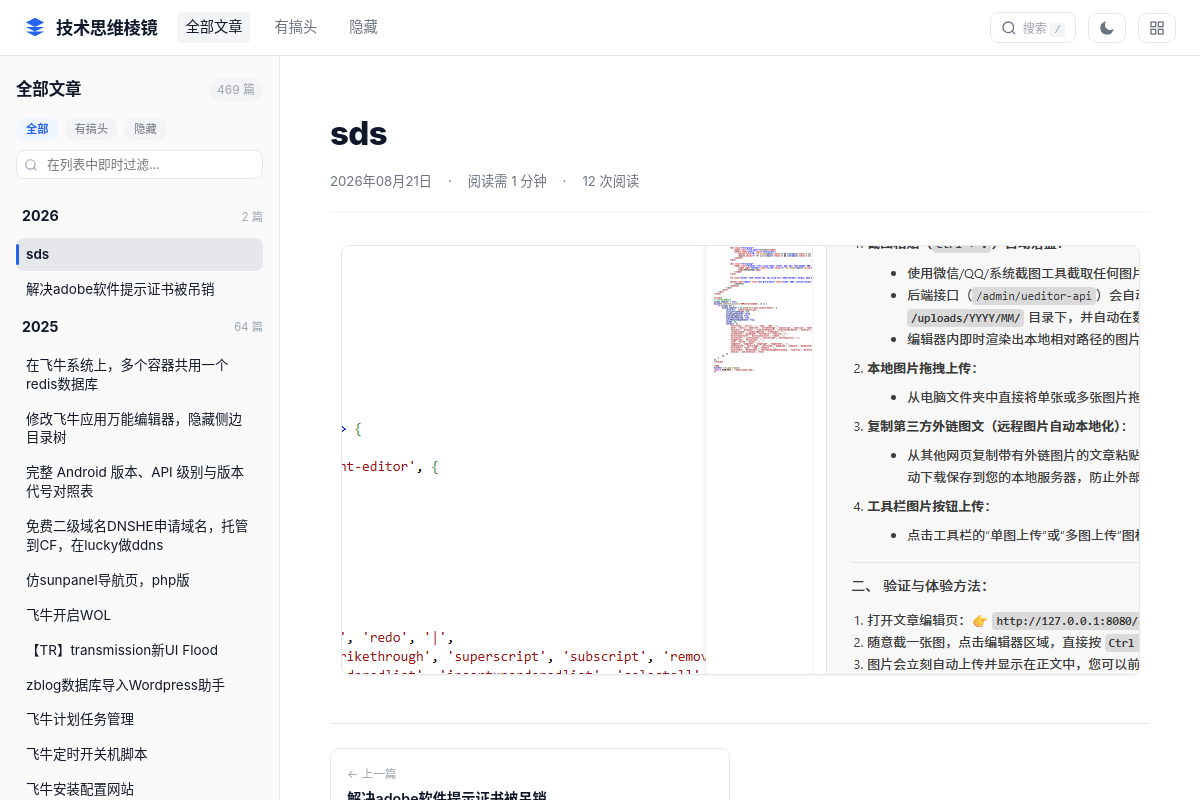
The page / on the database its author committed.
### tables this page shows
CREATE TABLE "zbp_category"(
  cate_ID INT,
  cate_Name TEXT,
  cate_Order INT,
  cate_Count INT,
  cate_Alias TEXT
);

CREATE TABLE "zbp_post"(
  log_ID INT,
  log_CateID INT,
  log_AuthorID INT,
  log_Tag TEXT,
  log_Status INT,
  log_Type INT,
  log_Alias TEXT,
  log_IsTop INT,
  log_Title TEXT,
  log_Intro TEXT,
  log_Content TEXT,
  log_PostTime INT,
  log_ViewNums INT,
  log_Meta TEXT,
  log_CreateTime INT,
  log_UpdateTime INT
, `log_CommNums` INTEGER NOT NULL DEFAULT 0);

### views/index.php (the view, shortened to what the rows shown need)
<?php require VIEW_PATH . '/layouts/header.php'; ?>
<main class="main-wrapper">
    <aside id="article-sidebar" class="article-sidebar">
        <div class="sidebar-header">
            <h2 class="sidebar-title">
                <?php if ($activeCategory): ?>
                    分类：<?= htmlspecialchars($activeCategory['cate_Name']) ?>
                <?php elseif ($activeTag): ?>
                    标签：#<?= htmlspecialchars($activeTag['tag_Name']) ?>
                <?php else: ?>
                    全部文章
                <?php endif; ?>
            </h2>
        </div>
        <div style="display: flex; gap: 6px; flex-wrap: wrap; margin-bottom: -6px;">
            <a href="/" class="tag-badge <?= empty($_GET['cate']) && empty($_GET['tag']) ? 'category-badge' : '' ?>" style="font-size: 0.75rem;">全部</a>
            <?php foreach ($categories as $cat): ?>
                <a href="/?cate=<?= $cat['cate_ID'] ?>" class="tag-badge <?= (isset($_GET['cate']) && (int)$_GET['cate'] === (int)$cat['cate_ID']) ? 'category-badge' : '' ?>" style="font-size: 0.75rem;">
                    <?= htmlspecialchars($cat['cate_Name']) ?>
                </a>
            <?php endforeach; ?>
        </div>
        <div class="sidebar-scroll-area">
            <?php if (empty($tree)): ?>
                <div style="padding: 20px 0; text-align: center; color: var(--text-light); font-size: 0.85rem;">
                    暂无文章
                </div>
            <?php else: ?>
                <?php foreach ($tree as $year => $posts): ?>
                    <div class="year-group">
                        <div class="year-title">
                            <span><?= $year ?></span>
                            <span class="year-count"><?= count($posts) ?> 篇</span>
                        </div>
                        <ul class="post-tree-list">
                            <?php foreach ($posts as $p): ?>
                                <?php $isActive = ($currentPost && (int)$currentPost['id'] === (int)$p['id']); ?>
                                <li class="post-tree-item <?= $isActive ? 'active' : '' ?>">
                                    <a href="/?id=<?= $p['id'] ?><?= !empty($_GET['cate']) ? '&cate='.(int)$_GET['cate'] : '' ?><?= !empty($_GET['tag']) ? '&tag='.(int)$_GET['tag'] : '' ?>"
                                       class="post-nav-link"
                                       data-id="<?= $p['id'] ?>"
                                       title="<?= htmlspecialchars($p['title']) ?>">
                                        <?= htmlspecialchars($p['title']) ?>
                                    </a>
                                </li>
                            <?php endforeach; ?>
                        </ul>
                    </div>
                <?php endforeach; ?>
            <?php endif; ?>
        </div>
    </aside>
    <section class="article-main">
        <div id="article-content-wrapper" style="width: 100%; display: flex; justify-content: center; transition: opacity 0.15s ease;">
            <?php $post = $currentPost; require VIEW_PATH . '/partials/post-content.php'; ?>
        </div>
    </section>
</main>
<?php require VIEW_PATH . '/layouts/footer.php'; ?>

### app/Helpers.php (shortened to what the rows shown need)
<?php
class Helpers {
    public static function processContent(string $content): string {
        $content = str_replace('zb_users/upload/', '/uploads/', $content);
        $content = str_replace('', '/', $content);
        $content = htmlspecialchars_decode($content, ENT_QUOTES);
        $content = preg_replace('/<img\s+([^>]*?)src=["\']([^"\']+)["\']([^>]*?)>/i', '<img $1 src="$2" $3 class="zoomable-img" loading="lazy">', $content);
        $content = preg_replace_callback('/<pre(?:\s+class=["\']([^"\']*)["\'])?>([\s\S]*?)<\/pre>/i', function($matches) {
            $cls = $matches[1] ?? '';
            $inner = $matches[2];
            if (stripos($inner, '<code') === false) {
                $lang = 'plaintext';
                if (stripos($cls, 'lang-') !== false || stripos($cls, 'language-') !== false) {
                    $lang = str_ireplace(['lang-', 'language-'], '', $cls);
                }
                return '<div class="code-block-wrapper"><div class="code-header"><span class="mac-dots"><i></i><i></i><i></i></span><span class="code-lang">' . htmlspecialchars($lang) . '</span><button class="copy-code-btn" type="button" title="复制代码">复制</button></div><pre><code class="language-' . htmlspecialchars($lang) . '">' . $inner . '</code></pre></div>';
            } else {
                return '<div class="code-block-wrapper"><div class="code-header"><span class="mac-dots"><i></i><i></i><i></i></span><button class="copy-code-btn" type="button" title="复制代码">复制</button></div><pre' . ($cls ? ' class="' . $cls . '"' : '') . '>' . $inner . '</pre></div>';
            }
        }, $content);
        return $content;
    }
    public static function estimateReadingTime(string $content): int {
        $plain = strip_tags($content);
        $charCount = mb_strlen(preg_replace('/\s+/', '', $plain), 'UTF-8');
        $minutes = max(1, (int)ceil($charCount / 350));
        return $minutes;
    }
    public static function formatDate(int $timestamp, string $format = 'Y年m月d日'): string {
        return date($format, $timestamp);
    }
    public static function getYear(int $timestamp): string {
        return date('Y', $timestamp);
    }
}

### views/layouts/header.php (shortened to what the rows shown need)
<!DOCTYPE html>
<html lang="zh-CN">
<head>
    <link rel="stylesheet" href="/assets/css/style.css">
    <link rel="stylesheet" href="https://cdnjs.cloudflare.com/ajax/libs/highlight.js/11.9.0/styles/atom-one-dark.min.css">
</head>
<body>
<header class="site-header">
    <div class="header-left">
        <nav class="nav-links">
            <a href="/" class="<?= empty($_GET['cate']) && empty($_GET['tag']) ? 'active' : '' ?>">全部文章</a>
            <?php if (!empty($categories)): ?>
                <?php foreach ($categories as $cat): ?>
                    <a href="/?cate=<?= $cat['cate_ID'] ?>" class="<?= (isset($_GET['cate']) && (int)$_GET['cate'] === (int)$cat['cate_ID']) ? 'active' : '' ?>">
                        <?= htmlspecialchars($cat['cate_Name']) ?>
                    </a>
                <?php endforeach; ?>
            <?php endif; ?>
        </nav>
    </div>
</header>

### views/partials/post-content.php (shortened to what the rows shown need)
<?php if ($post): ?>
    <article class="article-container">
        <header class="article-header">
            <h1 class="article-title"><?= htmlspecialchars($post['title']) ?></h1>
            <div class="article-meta">
                <span><?= $post['date_formatted'] ?></span>
                <span>·</span>
                <span>阅读需 <?= $post['read_time'] ?> 分钟</span>
                <span>·</span>
                <span><?= number_format($post['views']) ?> 次阅读</span>
            </div>
        </header>
        <div class="article-body">
            <?php if ($post['is_protected'] && !$post['is_unlocked']): ?>
                <div class="password-lock-card" style="margin: 40px auto; max-width: 480px; padding: 36px 28px; background: var(--bg-card); border: 1px solid var(--border-color); border-radius: var(--radius-lg); text-align: center; box-shadow: var(--shadow-md);">
                    <div style="width: 56px; height: 56px; margin: 0 auto 18px; border-radius: 50%; background: #fef2f2; color: #dc2626; display: flex; align-items: center; justify-content: center;">
                        <svg width="28" height="28" viewBox="0 0 24 24" fill="none" stroke="currentColor" stroke-width="2"><rect x="3" y="11" width="18" height="11" rx="2" ry="2"/><path d="M7 11V7a5 5 0 0110 0v4"/></svg>
                    </div>
                    <h3 style="font-size: 1.25rem; font-weight: 700; color: var(--text-title); margin-bottom: 8px;">这是一篇密码受保护的文章</h3>
                    <p style="font-size: 0.88rem; color: var(--text-muted); margin-bottom: 24px; line-height: 1.5;">作者为本篇技术记录设置了访问密码，请输入正确密码以解锁完整正文。</p>
                    <?php if (!empty($post['intro'])): ?>
                        <div style="text-align: left; padding: 12px 16px; background: var(--bg-hover); border-left: 3px solid var(--primary); border-radius: var(--radius-sm); font-size: 0.88rem; color: var(--text-main); margin-bottom: 20px;">
                            <strong>文章摘要：</strong><?= htmlspecialchars($post['intro']) ?>
                        </div>
                    <?php endif; ?>
                    <form id="post-unlock-form" data-post-id="<?= $post['id'] ?>" onsubmit="submitPostUnlock(event, <?= $post['id'] ?>)" style="display: flex; flex-direction: column; gap: 12px;">
                        <div style="position: relative;">
                            <input type="password" id="post-unlock-pwd" class="form-input" placeholder="输入访问密码..." required
                                   style="width: 100%; padding: 12px 16px; font-size: 0.95rem; border-radius: var(--radius-md); border: 1px solid var(--border-color); background: var(--bg-main); color: var(--text-main); text-align: center; letter-spacing: 2px;">
                        </div>
                        <div id="unlock-error-msg" style="display: none; color: #dc2626; font-size: 0.84rem; font-weight: 500;"></div>
                        <button type="submit" id="unlock-submit-btn" class="btn btn-primary" style="width: 100%; padding: 12px; font-size: 0.95rem; font-weight: 600; justify-content: center;">
                            立即解锁文章 🔓
                        </button>
                    </form>
                </div>
            <?php else: ?>
                <?= $post['content'] ?>
            <?php endif; ?>
        </div>
        <?php if (!empty($post['prev']) || !empty($post['next'])): ?>
            <nav class="article-footer-nav">
                <?php if (!empty($post['prev'])): ?>
                    <a href="/?id=<?= $post['prev']['log_ID'] ?>" class="nav-card post-nav-link" data-id="<?= $post['prev']['log_ID'] ?>">
                        <span class="nav-label">← 上一篇</span>
                        <span class="nav-title"><?= htmlspecialchars($post['prev']['log_Title']) ?></span>
                    </a>
                <?php else: ?>
                    <div></div>
                <?php endif; ?>
            </nav>
        <?php endif; ?>
    </article>
<?php endif; ?>

### rows shown on the page
zbp_category: cate_Name "有搞头"
zbp_category: cate_Name "隐藏"
zbp_post: log_Title "sds", log_AuthorID "1", log_ViewNums "12", log_Content (picture)
zbp_post: log_Title "解决adobe软件提示证书被吊销"
zbp_post: log_Title "在飞牛系统上，多个容器共用一个redis数据库"
zbp_post: log_Title "修改飞牛应用万能编辑器，隐藏侧边目录树"
zbp_post: log_Title "完整 Android 版本、API 级别与版本代号对照表"
zbp_post: log_Title "免费二级域名DNSHE申请域名，托管到CF，在lucky做ddns"
zbp_post: log_Title "仿sunpanel导航页，php版"
zbp_post: log_Title "飞牛开启WOL"
zbp_post: log_Title "【TR】transmission新UI Flood"
zbp_post: log_Title "zblog数据库导入Wordpress助手"
zbp_post: log_Title "飞牛计划任务管理"
zbp_post: log_Title "飞牛定时开关机脚本"
zbp_post: log_Title "飞牛安装配置网站"

### other values the page prints
$siteName "技术思维棱镜"
$totalArticles "469"
$year "2026"
count($posts) "2"
$year "2025"
count($posts) "64"
$post['date_formatted'] "2026年08月21日"
